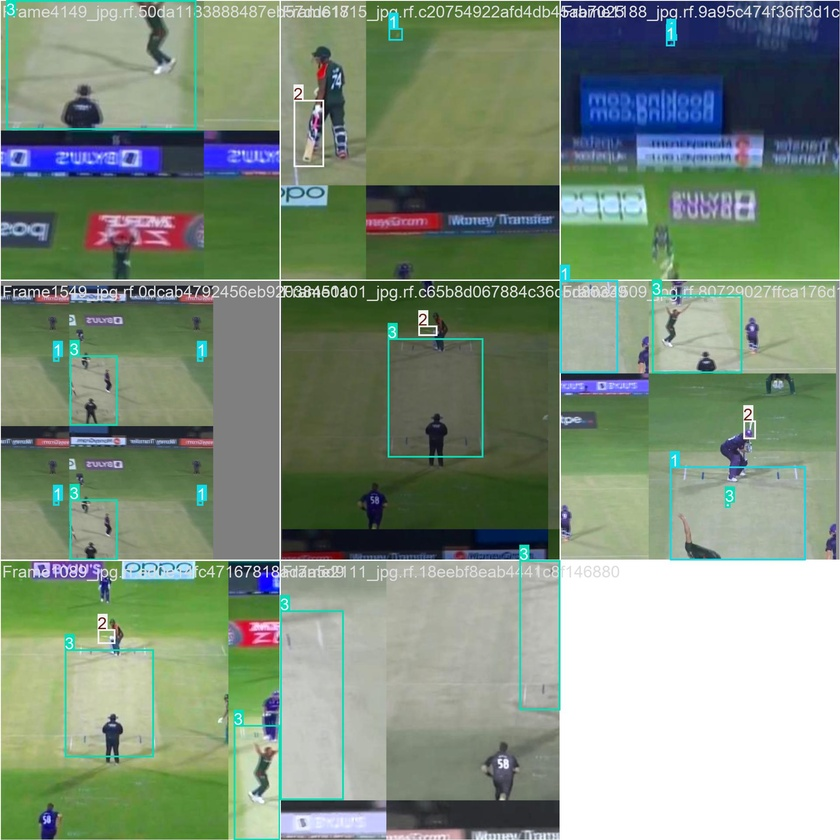
#> input picture CricketAnalysisProject-master/backend/runs/cricket_ball_train4/train_batch0.jpg, 840 x 840 px, shrunk from 1920 x 1920 before the run, given in place of the camera
$ python ball_detection_calibrator.py
#> lines starting #> are read from the running program, lines starting #| are printed output that depends on the picture; after the words box and inside, x2 and y2 are one past the last pixel; in counts of white or black regions, pixels touching at a corner belong together
#> in run_calibration, frame is the input picture: shape (840, 840, 3); mean B, G, R 125.3, 144, 127.5
import cv2
import numpy as np
import json
import os
from typing import Tuple, Optional

class BallDetectionCalibrator:
    """
    Real-time calibration tool for cricket ball detection parameters.
    Allows tuning of HSV values, circularity thresholds, size ranges, and motion parameters.
    """

    def __init__(self):
        self.hsv_ranges = {
            'red_lower1': [0, 100, 100],
            'red_upper1': [10, 255, 255],
            'red_lower2': [160, 100, 100],
            'red_upper2': [180, 255, 255],
            'white_lower': [0, 0, 200],
            'white_upper': [180, 30, 255]
        }

        self.detection_params = {
            'min_circularity': 0.6,
            'max_circularity': 1.4,
            'min_radius': 3,
            'max_radius': 20,
            'max_motion_distance': 50,
            'roi_percentage': 0.6
        }

        self.window_name = 'Cricket Ball Detection Calibrator'
        self.trackbar_window = 'Parameters'

        # Create windows
        cv2.namedWindow(self.window_name)
        cv2.namedWindow(self.trackbar_window)

        self._create_trackbars()

    def _create_trackbars(self):
        """Create trackbars for all adjustable parameters."""

        # HSV Red Range 1
        cv2.createTrackbar('Red1 H Lower', self.trackbar_window, self.hsv_ranges['red_lower1'][0], 180, lambda x: self._update_hsv('red_lower1', 0, x))
        cv2.createTrackbar('Red1 S Lower', self.trackbar_window, self.hsv_ranges['red_lower1'][1], 255, lambda x: self._update_hsv('red_lower1', 1, x))
        cv2.createTrackbar('Red1 V Lower', self.trackbar_window, self.hsv_ranges['red_lower1'][2], 255, lambda x: self._update_hsv('red_lower1', 2, x))
        cv2.createTrackbar('Red1 H Upper', self.trackbar_window, self.hsv_ranges['red_upper1'][0], 180, lambda x: self._update_hsv('red_upper1', 0, x))
        cv2.createTrackbar('Red1 S Upper', self.trackbar_window, self.hsv_ranges['red_upper1'][1], 255, lambda x: self._update_hsv('red_upper1', 1, x))
        cv2.createTrackbar('Red1 V Upper', self.trackbar_window, self.hsv_ranges['red_upper1'][2], 255, lambda x: self._update_hsv('red_upper1', 2, x))

        # HSV Red Range 2
        cv2.createTrackbar('Red2 H Lower', self.trackbar_window, self.hsv_ranges['red_lower2'][0], 180, lambda x: self._update_hsv('red_lower2', 0, x))
        cv2.createTrackbar('Red2 S Lower', self.trackbar_window, self.hsv_ranges['red_lower2'][1], 255, lambda x: self._update_hsv('red_lower2', 1, x))
        cv2.createTrackbar('Red2 V Lower', self.trackbar_window, self.hsv_ranges['red_lower2'][2], 255, lambda x: self._update_hsv('red_lower2', 2, x))
        cv2.createTrackbar('Red2 H Upper', self.trackbar_window, self.hsv_ranges['red_upper2'][0], 180, lambda x: self._update_hsv('red_upper2', 0, x))
        cv2.createTrackbar('Red2 S Upper', self.trackbar_window, self.hsv_ranges['red_upper2'][1], 255, lambda x: self._update_hsv('red_upper2', 1, x))
        cv2.createTrackbar('Red2 V Upper', self.trackbar_window, self.hsv_ranges['red_upper2'][2], 255, lambda x: self._update_hsv('red_upper2', 2, x))

        # HSV White Range
        cv2.createTrackbar('White H Lower', self.trackbar_window, self.hsv_ranges['white_lower'][0], 180, lambda x: self._update_hsv('white_lower', 0, x))
        cv2.createTrackbar('White S Lower', self.trackbar_window, self.hsv_ranges['white_lower'][1], 255, lambda x: self._update_hsv('white_lower', 1, x))
        cv2.createTrackbar('White V Lower', self.trackbar_window, self.hsv_ranges['white_lower'][2], 255, lambda x: self._update_hsv('white_lower', 2, x))
        cv2.createTrackbar('White H Upper', self.trackbar_window, self.hsv_ranges['white_upper'][0], 180, lambda x: self._update_hsv('white_upper', 0, x))
        cv2.createTrackbar('White S Upper', self.trackbar_window, self.hsv_ranges['white_upper'][1], 255, lambda x: self._update_hsv('white_upper', 1, x))
        cv2.createTrackbar('White V Upper', self.trackbar_window, self.hsv_ranges['white_upper'][2], 255, lambda x: self._update_hsv('white_upper', 2, x))

        # Detection Parameters
        cv2.createTrackbar('Min Circularity', self.trackbar_window, int(self.detection_params['min_circularity'] * 100), 200, lambda x: self._update_param('min_circularity', x / 100))
        cv2.createTrackbar('Max Circularity', self.trackbar_window, int(self.detection_params['max_circularity'] * 100), 200, lambda x: self._update_param('max_circularity', x / 100))
        cv2.createTrackbar('Min Radius', self.trackbar_window, self.detection_params['min_radius'], 50, lambda x: self._update_param('min_radius', x))
        cv2.createTrackbar('Max Radius', self.trackbar_window, self.detection_params['max_radius'], 50, lambda x: self._update_param('max_radius', x))
        cv2.createTrackbar('Max Motion Distance', self.trackbar_window, self.detection_params['max_motion_distance'], 200, lambda x: self._update_param('max_motion_distance', x))
        cv2.createTrackbar('ROI Percentage', self.trackbar_window, int(self.detection_params['roi_percentage'] * 100), 100, lambda x: self._update_param('roi_percentage', x / 100))

    # [9 lines left out: functions _update_hsv, _update_param, not called in this run]

    def create_ball_color_masks(self, hsv_frame):
        """Create color masks using current HSV ranges."""
        # Red ball masks
        lower_red1 = np.array(self.hsv_ranges['red_lower1'])
        upper_red1 = np.array(self.hsv_ranges['red_upper1'])
        mask_red1 = cv2.inRange(hsv_frame, lower_red1, upper_red1)

        lower_red2 = np.array(self.hsv_ranges['red_lower2'])
        upper_red2 = np.array(self.hsv_ranges['red_upper2'])
        mask_red2 = cv2.inRange(hsv_frame, lower_red2, upper_red2)

        mask_red = mask_red1 + mask_red2

        # White ball mask
        lower_white = np.array(self.hsv_ranges['white_lower'])
        upper_white = np.array(self.hsv_ranges['white_upper'])
        mask_white = cv2.inRange(hsv_frame, lower_white, upper_white)

        ball_mask = mask_red + mask_white

        return ball_mask, mask_red, mask_white

    def filter_by_circularity(self, contours):
        """Filter contours by circularity using current parameters."""
        circular_contours = []

        for contour in contours:
            area = cv2.contourArea(contour)
            if area < 20:
                continue

            perimeter = cv2.arcLength(contour, True)
            if perimeter == 0:
                continue

            circularity = 4 * np.pi * area / (perimeter * perimeter)

            if (self.detection_params['min_circularity'] <=
                circularity <= self.detection_params['max_circularity']):
                circular_contours.append(contour)

        return circular_contours

    def filter_by_size(self, contours):
        """Filter contours by size using current parameters."""
        size_filtered = []

        for contour in contours:
            (x, y), radius = cv2.minEnclosingCircle(contour)

            if (self.detection_params['min_radius'] <=
                radius <= self.detection_params['max_radius']):
                size_filtered.append((contour, (int(x), int(y)), radius))

        return size_filtered

    def create_roi_mask(self, frame_shape):
        """Create ROI mask using current percentage."""
        height, width = frame_shape[:2]

        roi_top = int(height * (1 - self.detection_params['roi_percentage']) / 2)
        roi_bottom = int(height * (1 + self.detection_params['roi_percentage']) / 2)
        roi_left = int(width * (1 - self.detection_params['roi_percentage']) / 2)
        roi_right = int(width * (1 + self.detection_params['roi_percentage']) / 2)

        mask = np.zeros((height, width), dtype=np.uint8)
        mask[roi_top:roi_bottom, roi_left:roi_right] = 255

        return mask, (roi_left, roi_top, roi_right, roi_bottom)

    def detect_ball(self, frame):
        """Enhanced ball detection with current parameters."""
        try:
            # Preprocessing
            lab = cv2.cvtColor(frame, cv2.COLOR_BGR2LAB)
#> lab: shape (840, 840, 3); mean of channels 0, 1, 2 146.7, 119.7, 136.2
            l, a, b = cv2.split(lab)
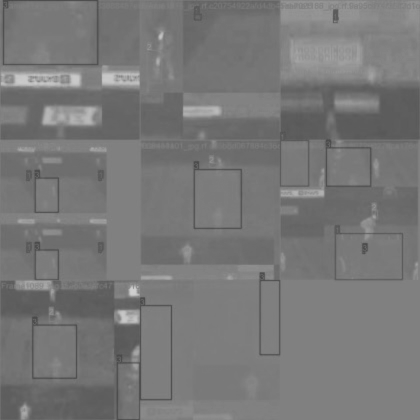
#> a: shape (840, 840) (shown at 1/2 size); min 71, max 207, mean 119.7
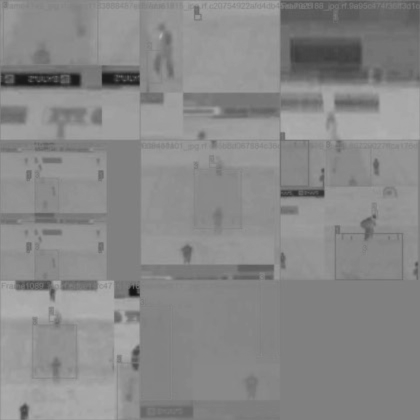
#> b: shape (840, 840) (shown at 1/2 size); min 20, max 179, mean 136.2
            clahe = cv2.createCLAHE(clipLimit=2.0, tileGridSize=(8,8))
            l = clahe.apply(l)
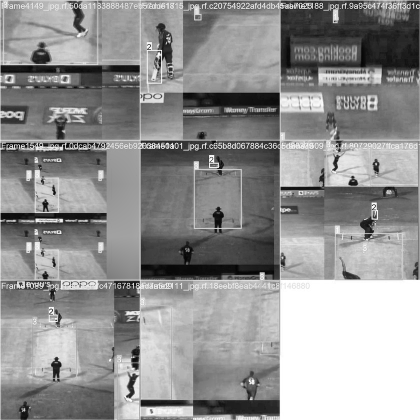
#> l: shape (840, 840) (shown at 1/2 size); min 0, max 255, mean 146.4
            lab = cv2.merge([l, a, b])
#> lab: shape (840, 840, 3); mean of channels 0, 1, 2 146.4, 119.7, 136.2
            enhanced = cv2.cvtColor(lab, cv2.COLOR_LAB2BGR)
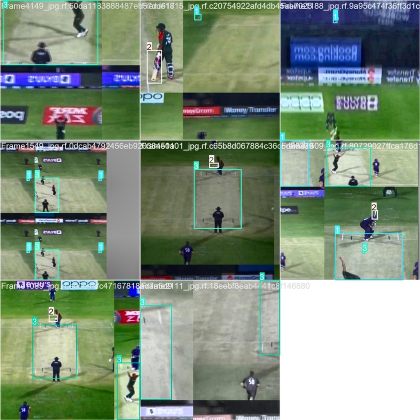
#> enhanced: shape (840, 840, 3) (shown at 1/2 size); mean B, G, R 125.3, 144.1, 127.7
            processed_frame = cv2.bilateralFilter(enhanced, 9, 75, 75)

            # Create ROI mask
            roi_mask, (roi_left, roi_top, roi_right, roi_bottom) = self.create_roi_mask(frame.shape)

            # HSV color filtering
            hsv = cv2.cvtColor(processed_frame, cv2.COLOR_BGR2HSV)
#> hsv: shape (840, 840, 3); mean H, S, V 53.2, 76.6, 151.2
            ball_mask, red_mask, white_mask = self.create_ball_color_masks(hsv)
#> in create_ball_color_masks, `mask_red1 = cv2.inRange(hsv_frame, lower_red1, upper_red1)`:
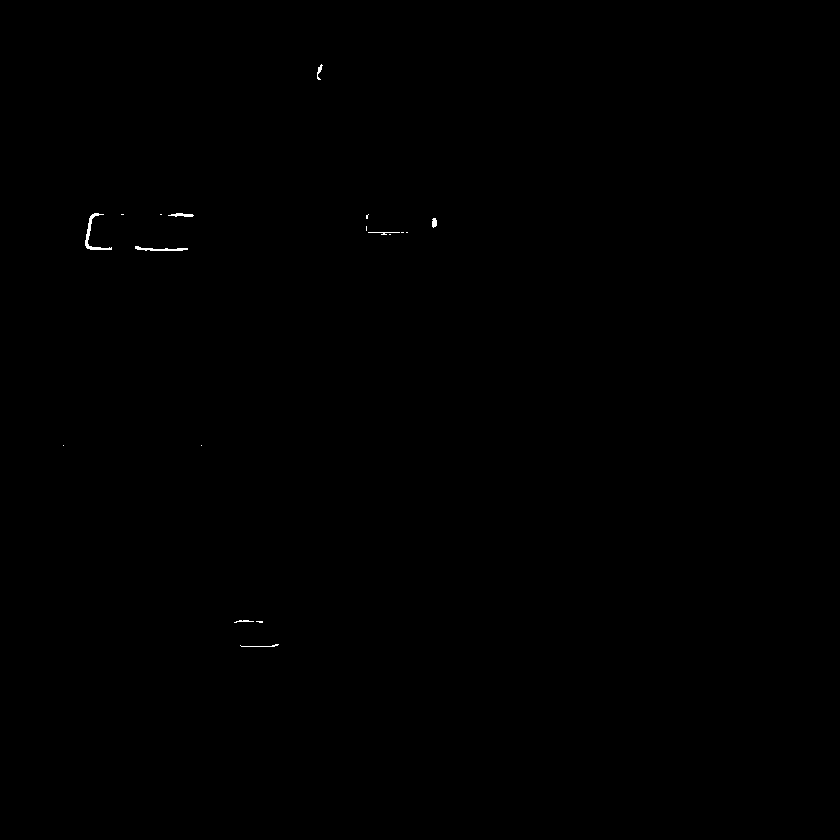
#> mask_red1: shape (840, 840); 0.09% white in thin lines or dots, all inside (x1, y1, x2, y2) = (63, 64, 437, 647)

            # Apply ROI mask
            ball_mask = cv2.bitwise_and(ball_mask, roi_mask)
#> ball_mask: shape (840, 840); 3.4% white; 134 white regions (52 under 20 px), largest, box (x1, y1, x2, y2) and area: (560, 375, 672, 672) 12725, (168, 271, 518, 594) 1793, (563, 304, 598, 369) 1273

            # Morphological operations
            kernel = np.ones((3, 3), np.uint8)
            ball_mask = cv2.morphologyEx(ball_mask, cv2.MORPH_CLOSE, kernel)
#> ball_mask: shape (840, 840); 3.6% white; 74 white regions (26 under 20 px), largest, box (x1, y1, x2, y2) and area: (560, 375, 672, 672) 12729, (168, 271, 518, 594) 3271, (563, 304, 598, 369) 1287
            ball_mask = cv2.morphologyEx(ball_mask, cv2.MORPH_OPEN, kernel)
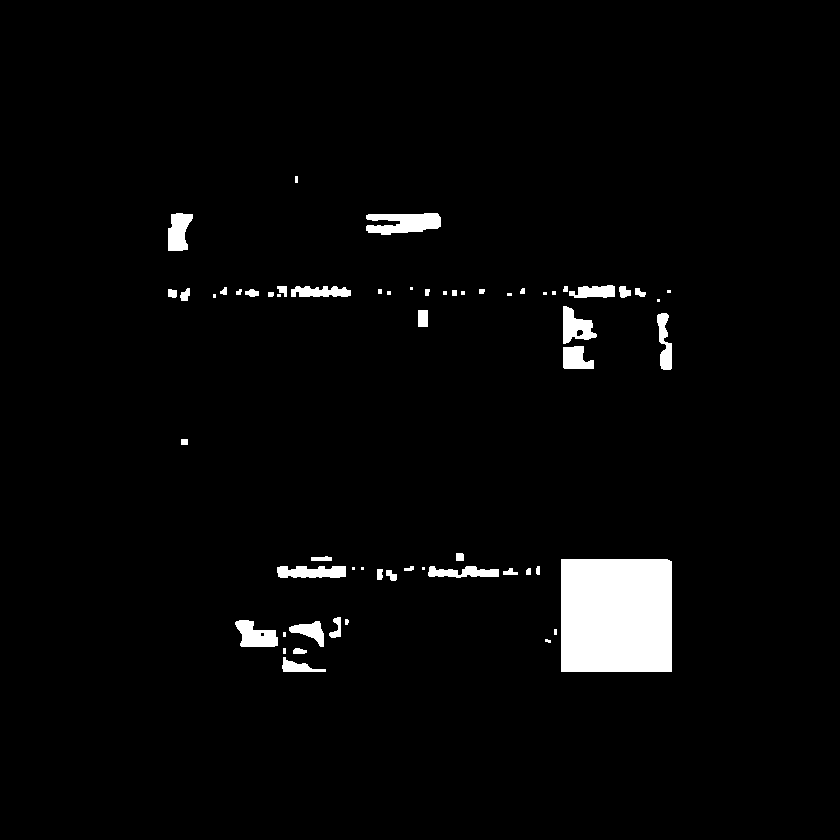
#> ball_mask: shape (840, 840); 3.1% white; 60 white regions (18 under 20 px)

            # Find contours
            contours, _ = cv2.findContours(ball_mask, cv2.RETR_EXTERNAL, cv2.CHAIN_APPROX_SIMPLE)
#> contours = 60 contours, 26 with area under 20; largest, box (x1, y1, x2, y2) and area: (561, 559, 672, 672) 12315, (366, 213, 441, 235) 1079, (235, 620, 278, 647) 716, (563, 306, 597, 344) 691, (168, 213, 193, 251) 640

            if not contours:
                return None

            # Circularity filtering
            circular_contours = self.filter_by_circularity(contours)
#> the loop in filter_by_circularity, `for contour in contours:` made 60 passes
#> (area, perimeter, circularity) on passes 1, 2, 7, 8, 10, 11, 12, 13: (266.5, 108.4, 0.285), (51.5, 33.07, 0.592), (398, 103.9, 0.463), (715.5, 132, 0.516), (109.5, 64.38, 0.332), (60, 37.66, 0.532), (45.5, 30.24, 0.625), (22, 18.83, 0.78)
#> after the loop in filter_by_circularity, `for contour in contours:`: circular_contours = 14 contours; largest, box (x1, y1, x2, y2) and area: (561, 559, 672, 672) 12315, (418, 310, 428, 327) 144, (619, 286, 631, 298) 86, (180, 288, 190, 301) 71, (245, 289, 259, 297) 64

            if not circular_contours:
                return None

            # Size filtering
            size_filtered = self.filter_by_size(circular_contours)
#> the loop in filter_by_size, `for contour in contours:` made 14 passes
#> (x, y, radius) on passes 1, 2, 3, 4, 5, 9, 10, 11: (379.5, 574, 5.59), (528, 571, 3.61), (538, 570, 4.12), (616, 615, 78.49), (459.5, 556.5, 4.95), (427, 292, 3.61), (251.5, 293, 6.8), (171.8, 292.8, 5.33)
#> after the loop in filter_by_size, `for contour in contours:`: size_filtered = 13 items
#> size_filtered = 13 items

            if not size_filtered:
                return None

            # Select best candidate
            best_candidate = None
            best_score = -float('inf')

            for contour, (x, y), radius in size_filtered:
                area = cv2.contourArea(contour)
                perimeter = cv2.arcLength(contour, True)
                circularity = 4 * np.pi * area / (perimeter * perimeter)

                center_x, center_y = frame.shape[1] // 2, frame.shape[0] // 2
                distance_from_center = np.sqrt((x - center_x)**2 + (y - center_y)**2)

                size_score = 1.0 / (1.0 + abs(radius - 8))
                circularity_score = circularity
                position_score = 1.0 / (1.0 + distance_from_center / 100)

                total_score = size_score + circularity_score + position_score

                if total_score > best_score:
                    best_score = total_score
                    best_candidate = (x, y)
#> this loop made 13 passes
#> (contour, x, y, radius, area, perimeter, circularity, distance_from_center) on pass 6: ([[418, 310], [418, 326], [427, 326], [427, 310]], 422, 318, 9.18, 144, 50, 0.724, 102)
#> after the loop, best_score = 1.68

            return best_candidate

        except Exception as e:
            print(f"Error in ball detection: {e}")
            return None

    def process_frame(self, frame):
        """Process frame and return visualization."""
        # Detect ball
        ball_pos = self.detect_ball(frame)
#> ball_pos = (422, 318)

        # Create visualization
        vis_frame = frame.copy()

        # Draw ROI
        roi_mask, (roi_left, roi_top, roi_right, roi_bottom) = self.create_roi_mask(frame.shape)
        cv2.rectangle(vis_frame, (roi_left, roi_top), (roi_right, roi_bottom), (0, 255, 0), 2)

        # Draw detected ball
        if ball_pos:
            cv2.circle(vis_frame, ball_pos, 15, (0, 0, 255), 3)
            cv2.putText(vis_frame, f'Ball: {ball_pos}', (10, 30),
                       cv2.FONT_HERSHEY_SIMPLEX, 0.7, (0, 0, 255), 2)

        # Create color mask visualization
        hsv = cv2.cvtColor(frame, cv2.COLOR_BGR2HSV)
#> hsv: shape (840, 840, 3); mean H, S, V 53.1, 74.5, 151.5
        ball_mask, red_mask, white_mask = self.create_ball_color_masks(hsv)

        # Apply ROI to mask
        roi_mask, _ = self.create_roi_mask(frame.shape)
        ball_mask = cv2.bitwise_and(ball_mask, roi_mask)
#> ball_mask: shape (840, 840); 2.8% white; 188 white regions (127 under 20 px), largest, box (x1, y1, x2, y2) and area: (560, 375, 672, 672) 12712, (366, 213, 442, 235) 1309, (168, 274, 518, 594) 1018

        # Convert mask to BGR for display
        mask_display = cv2.cvtColor(ball_mask, cv2.COLOR_GRAY2BGR)

        # Combine original and mask
        combined = np.hstack([vis_frame, mask_display])
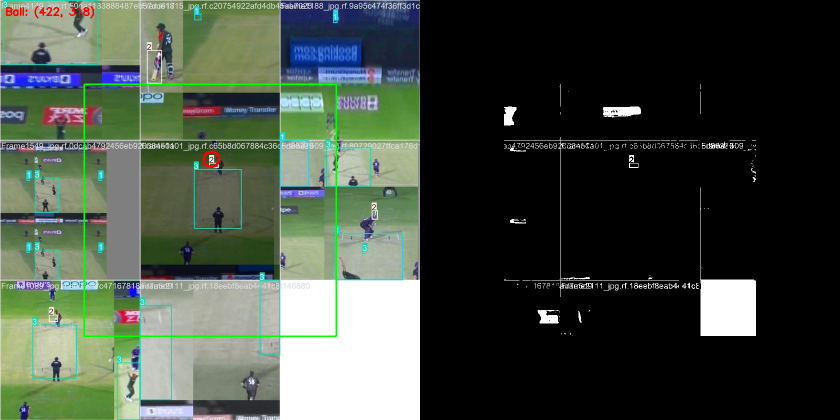
#> combined: shape (840, 1680, 3) (shown at 1/2 size); mean B, G, R 65.6, 75.9, 67

        return combined, ball_pos

    # [11 lines left out: function save_parameters, not called in this run]

    def load_parameters(self, filename='ball_detection_params.json'):
        """Load parameters from file."""
        if os.path.exists(filename):
            with open(filename, 'r') as f:
                params = json.load(f)

            self.hsv_ranges = params.get('hsv_ranges', self.hsv_ranges)
            self.detection_params = params.get('detection_params', self.detection_params)

            print(f"Parameters loaded from {filename}")

    def run_calibration(self, video_source=0):
        """Run the calibration tool with live video."""
        cap = cv2.VideoCapture(video_source)

        if not cap.isOpened():
            print("Error: Could not open video source")
            return

        print("Cricket Ball Detection Calibrator")
        print("Controls:")
        print("- Press 's' to save parameters")
        print("- Press 'l' to load parameters")
        print("- Press 'q' to quit")
        print("- Adjust trackbars to tune detection")

        while True:
            ret, frame = cap.read()
            if not ret:
                break

            # Process frame
            vis_frame, ball_pos = self.process_frame(frame)
#> ball_pos = (422, 318)

            # Display
            cv2.imshow(self.window_name, vis_frame)

            # Handle key presses
            key = cv2.waitKey(1) & 0xFF
#> (key q is pressed here)
            if key == ord('q'):
                break
            elif key == ord('s'):
                self.save_parameters()
            elif key == ord('l'):
                self.load_parameters()

        cap.release()
        cv2.destroyAllWindows()

def main():
    """Main function to run the calibrator."""
    calibrator = BallDetectionCalibrator()

    # Try to load existing parameters
    calibrator.load_parameters()

    # Run calibration
    calibrator.run_calibration()

if __name__ == "__main__":
    main()
